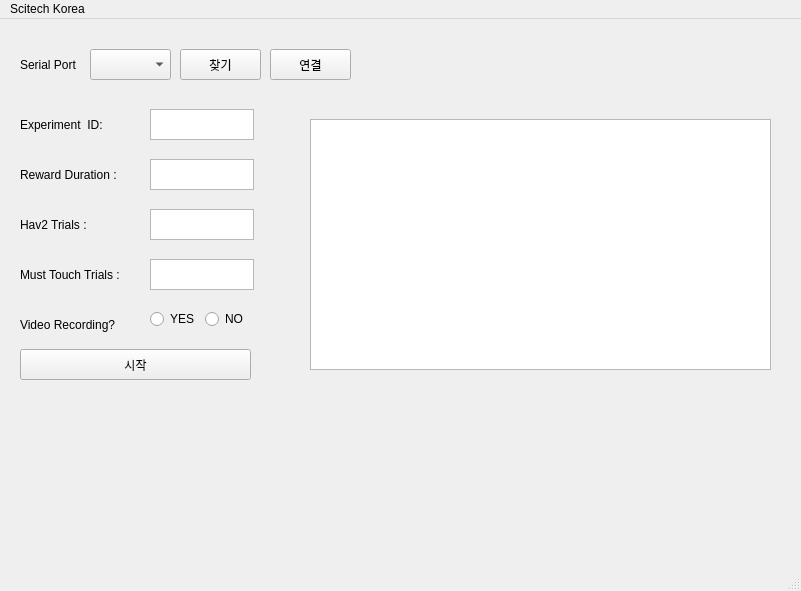
<?xml version="1.0" encoding="UTF-8"?>
<ui version="4.0">
 <class>MainWindow</class>
 <widget class="QMainWindow" name="MainWindow">
  <property name="geometry">
   <rect>
    <x>0</x>
    <y>0</y>
    <width>801</width>
    <height>591</height>
   </rect>
  </property>
  <property name="windowTitle">
   <string>MainWindow</string>
  </property>
  <widget class="QWidget" name="centralwidget">
   <widget class="QLabel" name="label">
    <property name="geometry">
     <rect>
      <x>20</x>
      <y>30</y>
      <width>71</width>
      <height>31</height>
     </rect>
    </property>
    <property name="text">
     <string>Serial Port</string>
    </property>
   </widget>
   <widget class="QComboBox" name="port_list">
    <property name="geometry">
     <rect>
      <x>90</x>
      <y>30</y>
      <width>81</width>
      <height>31</height>
     </rect>
    </property>
   </widget>
   <widget class="QPushButton" name="btn">
    <property name="geometry">
     <rect>
      <x>180</x>
      <y>30</y>
      <width>81</width>
      <height>31</height>
     </rect>
    </property>
    <property name="text">
     <string>찾기</string>
    </property>
   </widget>
   <widget class="QPushButton" name="port_done">
    <property name="geometry">
     <rect>
      <x>270</x>
      <y>30</y>
      <width>81</width>
      <height>31</height>
     </rect>
    </property>
    <property name="text">
     <string>연결</string>
    </property>
   </widget>
   <widget class="QLabel" name="label_2">
    <property name="geometry">
     <rect>
      <x>20</x>
      <y>90</y>
      <width>111</width>
      <height>31</height>
     </rect>
    </property>
    <property name="text">
     <string>Experiment  ID:</string>
    </property>
   </widget>
   <widget class="QPlainTextEdit" name="experiment_input">
    <property name="geometry">
     <rect>
      <x>150</x>
      <y>90</y>
      <width>104</width>
      <height>31</height>
     </rect>
    </property>
   </widget>
   <widget class="QLabel" name="label_3">
    <property name="geometry">
     <rect>
      <x>20</x>
      <y>140</y>
      <width>111</width>
      <height>31</height>
     </rect>
    </property>
    <property name="text">
     <string>Reward Duration :</string>
    </property>
   </widget>
   <widget class="QLabel" name="label_4">
    <property name="geometry">
     <rect>
      <x>20</x>
      <y>190</y>
      <width>111</width>
      <height>31</height>
     </rect>
    </property>
    <property name="text">
     <string>Hav2 Trials :</string>
    </property>
   </widget>
   <widget class="QLabel" name="label_5">
    <property name="geometry">
     <rect>
      <x>20</x>
      <y>240</y>
      <width>111</width>
      <height>31</height>
     </rect>
    </property>
    <property name="text">
     <string>Must Touch Trials :</string>
    </property>
   </widget>
   <widget class="QLabel" name="label_6">
    <property name="geometry">
     <rect>
      <x>20</x>
      <y>290</y>
      <width>111</width>
      <height>31</height>
     </rect>
    </property>
    <property name="text">
     <string>Video Recording?</string>
    </property>
   </widget>
   <widget class="QPlainTextEdit" name="reward_input">
    <property name="geometry">
     <rect>
      <x>150</x>
      <y>140</y>
      <width>104</width>
      <height>31</height>
     </rect>
    </property>
   </widget>
   <widget class="QPlainTextEdit" name="hav2_input">
    <property name="geometry">
     <rect>
      <x>150</x>
      <y>190</y>
      <width>104</width>
      <height>31</height>
     </rect>
    </property>
   </widget>
   <widget class="QPlainTextEdit" name="touch_input">
    <property name="geometry">
     <rect>
      <x>150</x>
      <y>240</y>
      <width>104</width>
      <height>31</height>
     </rect>
    </property>
   </widget>
   <widget class="QPushButton" name="start">
    <property name="geometry">
     <rect>
      <x>20</x>
      <y>330</y>
      <width>231</width>
      <height>31</height>
     </rect>
    </property>
    <property name="text">
     <string>시작</string>
    </property>
   </widget>
   <widget class="QWidget" name="box" native="true">
    <property name="geometry">
     <rect>
      <x>150</x>
      <y>290</y>
      <width>111</width>
      <height>41</height>
     </rect>
    </property>
    <layout class="QFormLayout" name="formLayout">
     <item row="0" column="0">
      <widget class="QRadioButton" name="yes_btn">
       <property name="text">
        <string>YES</string>
       </property>
      </widget>
     </item>
     <item row="0" column="1">
      <widget class="QRadioButton" name="no_btn">
       <property name="text">
        <string>NO</string>
       </property>
      </widget>
     </item>
    </layout>
   </widget>
   <widget class="QTextEdit" name="text">
    <property name="geometry">
     <rect>
      <x>310</x>
      <y>100</y>
      <width>461</width>
      <height>251</height>
     </rect>
    </property>
   </widget>
  </widget>
  <widget class="QMenuBar" name="menubar">
   <property name="geometry">
    <rect>
     <x>0</x>
     <y>0</y>
     <width>801</width>
     <height>22</height>
    </rect>
   </property>
   <widget class="QMenu" name="menuScitech_Korea">
    <property name="title">
     <string>Scitech Korea</string>
    </property>
   </widget>
   <addaction name="menuScitech_Korea"/>
  </widget>
  <widget class="QStatusBar" name="statusbar"/>
 </widget>
 <resources/>
 <connections/>
</ui>
